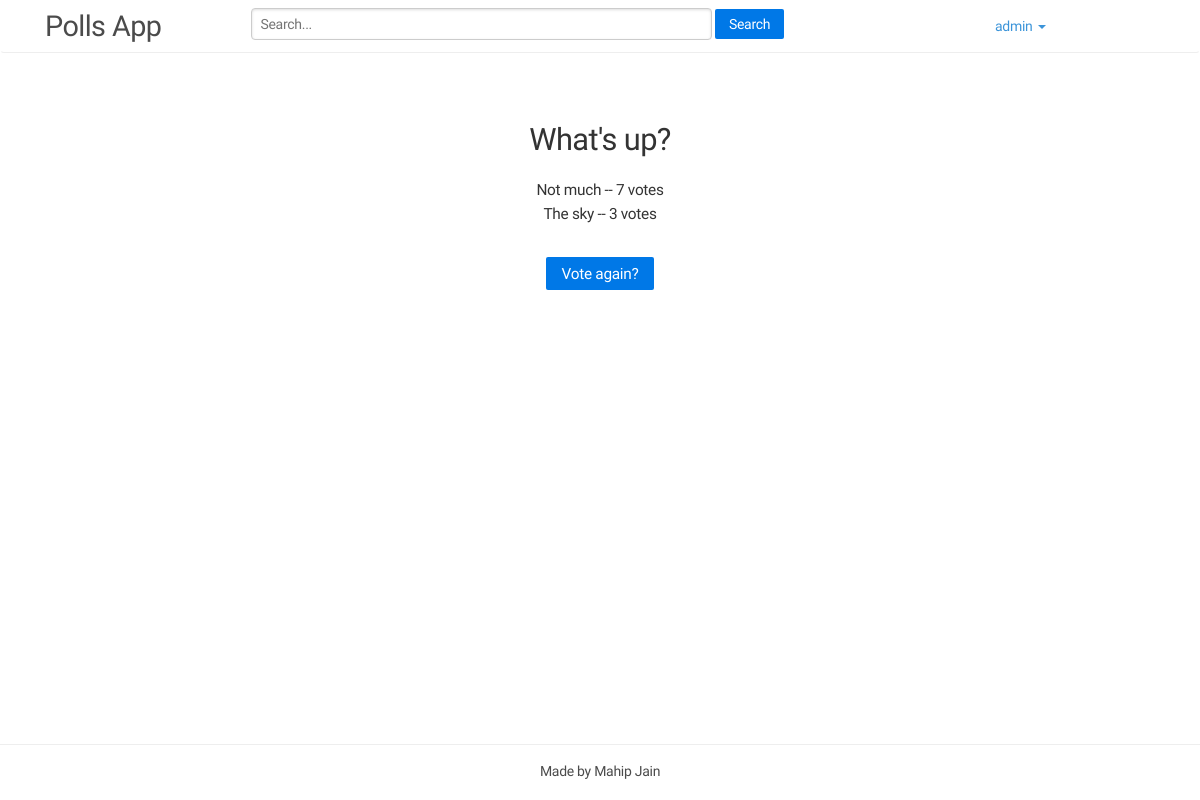
The page /polls/1/results/ (signed in) on the database as committed earlier.
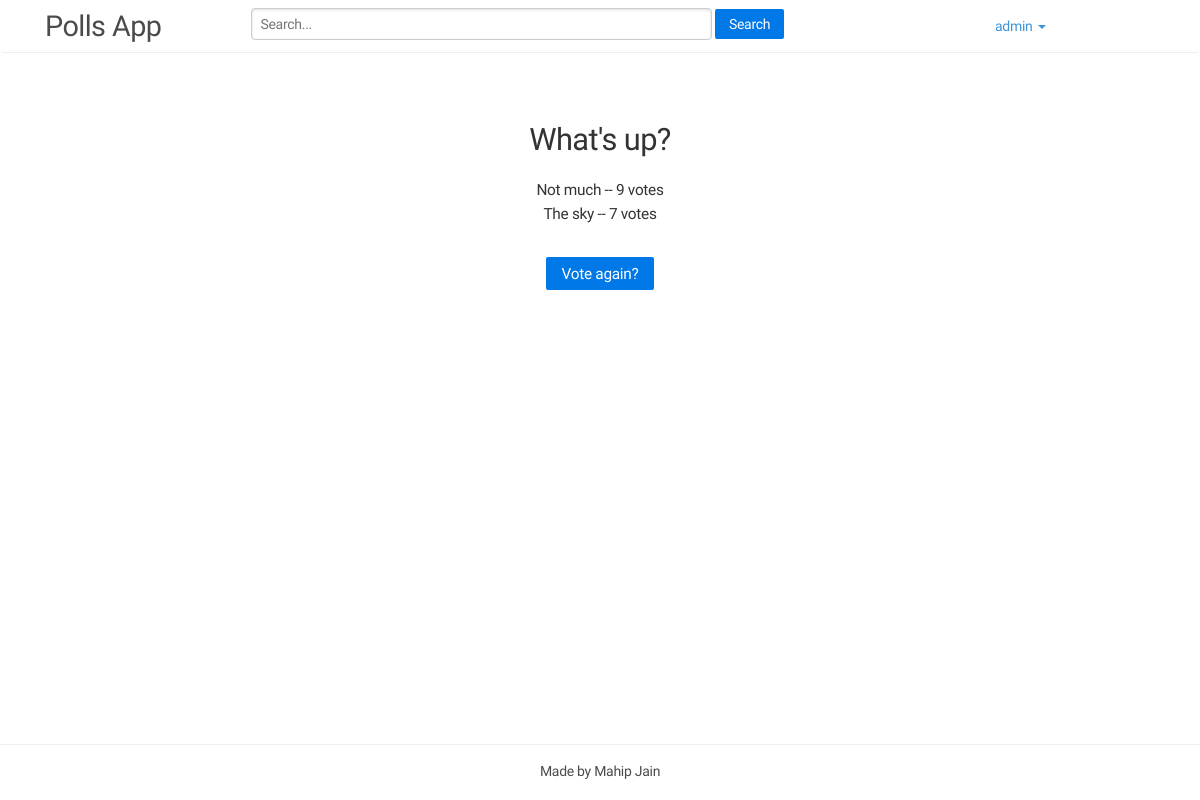
The same page on the database as committed later.
### polls/models.py (models this page shows, shortened)
class Question(models.Model):
	question_text = models.CharField(max_length=200)
	pub_date = models.DateTimeField('date published')
	def was_published_recently(self):
		now = timezone.now()
		return now - datetime.timedelta(days=1) <= self.pub_date <= now
	was_published_recently.admin_order_field = 'pub_date'
	was_published_recently.boolean = True
	was_published_recently.short_description = 'Published recently?'

class Choice(models.Model):
	question = models.ForeignKey(Question)
	choice_text = models.CharField(max_length=200)
	votes = models.IntegerField(default=0)

### polls/views.py (the view)
# urls.py: url(r'^(?P<pk>\d+)/results/$', views.ResultsView.as_view(), name='results'),
@method_decorator(login_required, name='dispatch')
class ResultsView(generic.DetailView):
	model = Question
	template_name = 'polls/results.html'

### polls/templates/polls/results.html (shortened to what this page needs)
<!DOCTYPE html>
{% load staticfiles %}
<html lang="en">
	<head>
		<link rel="stylesheet" type="text/css" href="{% static 'polls/bootstrap/css/bootstrap.min.css' %}" />
		<link rel="stylesheet" type="text/css" href="{% static 'polls/style/animate.css' %}" />
		<link rel="stylesheet" type="text/css" href="{% static 'polls/style/owl.css' %}" />
		<link rel="stylesheet" type="text/css" href="{% static 'polls/style/normalize.css' %}" />
		<link rel="stylesheet" type="text/css" href="{% static 'polls/pure/pure/pure-min.css' %}" />
		<link rel="stylesheet" type="text/css" href="{% static 'polls/style/custom.css' %}" />
	</head>
<body>
<div class ="page-wrap">
	<nav class="navbar header">
  <div class="container">
    <div class="navbar-header col-md-2">
      <a class="navbar-brand" href="/polls/"><p class="head-text">Polls App</p></a>
    </div>
	<div class="col-md-8">
	<form class="navbar navbar-nav pure-form col-md-12" style="display: inline">
    <fieldset class="col-md-12 search">
        <input class="pure-input-2-3"type="text" placeholder="Search...">
        <button type="submit" class="pure-button pure-button-primary">Search</button>
    </fieldset>
	</form></div>
    <ul class="nav navbar-nav col-md-2 ">
      <li class="dropdown">
        <a class="dropdown-toggle" data-toggle="dropdown" href="#">{{ user.username }}
        <span class="caret"></span></a>
  </div>
</nav>
<main class="container center">
<h1>{{ question.question_text }}</h1>
<ul>
{% for choice in question.choice_set.all %}
	<li>{{ choice.choice_text }} -- {{choice.votes }} vote{{ choice.votes|pluralize}}</li>
{% endfor %}
</ul>
<a class="pure-button pure-button-primary top-padding black" href="{% url 'polls:detail' question.id %}"> Vote again?</a>
</main>
</div>
<footer class="site-footer text-muted">
  <p class="container footer-text">Made by Mahip Jain<p>
</footer>
</body>
</html>

### polls/static/polls/pure/pure/pure-min.css (style rules this page uses)
html { font-family:sans-serif;-ms-text-size-adjust:100%;-webkit-text-size-adjust:100% }
body { margin:0 }
article,aside,details,figcaption,figure,footer,header,hgroup,main,menu,nav,section,summary { display:block }
a { background-color:transparent }
h1 { font-size:2em;margin:.67em 0 }
button,input,optgroup,select,textarea { color:inherit;font:inherit;margin:0 }
button { overflow:visible }
button,select { text-transform:none }
button,html input[type=button],input[type=reset],input[type=submit] { -webkit-appearance:button;cursor:pointer }
input { line-height:normal }
fieldset { border:1px solid silver;margin:0 2px;padding:.35em .625em .75em }
.pure-button { display:inline-block;zoom:1;line-height:normal;white-space:nowrap;vertical-align:middle;text-align:center;cursor:pointer;-webkit-user-drag:none;-webkit-user-select:none;-moz-user-select:none;-ms-user-select:none;user-select:none;-webkit-box-sizing:border-box;-moz-box-sizing:border-box;box-sizing:border-box }
.pure-button { font-family:inherit;font-size:100%;padding:.5em 1em;color:#444;color:rgba(0,0,0,.8);border:1px solid #999;border:0 rgba(0,0,0,0);background-color:#E6E6E6;text-decoration:none;border-radius:2px }
.pure-button-primary,.pure-button-selected,a.pure-button-primary,a.pure-button-selected { background-color:#0078e7;color:#fff }
.pure-form input[type=text],.pure-form input[type=password],.pure-form input[type=email],.pure-form input[type=url],.pure-form input[type=date],.pure-form input[type=month],.pure-form input[type=time],.pure-form input[type=datetime],.pure-form input[type=datetime-local],.pure-form input[type=week],.pure-form input[type=number],.pure-form input[type=search],.pure-form input[type=tel],.pure-form input[type=color],.pure-form select,.pure-form textarea { padding:.5em .6em;display:inline-block;border:1px solid #ccc;box-shadow:inset 0 1px 3px #ddd;border-radius:4px;vertical-align:middle;-webkit-box-sizing:border-box;-moz-box-sizing:border-box;box-sizing:border-box }
.pure-form fieldset { margin:0;padding:.35em 0 .75em;border:0 }
.pure-form .pure-input-2-3 { width:66% }

### polls/static/polls/style/custom.css (style rules this page uses)
* { margin: 0; letter-spacing: -0.02em; font-family: "Raleway", "Helvetica Neue", Helvetica, Arial, sans-serif; }
html, body { height: 99%; }
body { line-height: 1.6; }
.page-wrap { min-height: 100%; margin-bottom: -40px; }
.page-wrap:after { content: ""; display: block; }
.site-footer, .page-wrap:after { height: 40px; }
.site-footer { border-top: 1px solid #eee; }
.footer-text { text-align: center; padding: 15px; font-weight: normal; color: rgb(75, 75, 75); }
.header { border-bottom: 1px solid #eee; }
.head-text { font-size: 160%; margin: 0; font-weight: 100; color: rgb(75, 75, 75); }
.questions, main { margin-top: 50px; font-size: 1.1em; }
.question th, td,a { letter-spacing: 0.6 em; }
.top-padding { margin-top: 30px; }
.black { color: #000000; }
.search { padding-top: 6px !important; }
.center { text-align: center; }

Rows that differ between the two databases and show on the page:
changed Choice "Not much": votes "7" → "9"
changed Choice "The sky": votes "3" → "7"
